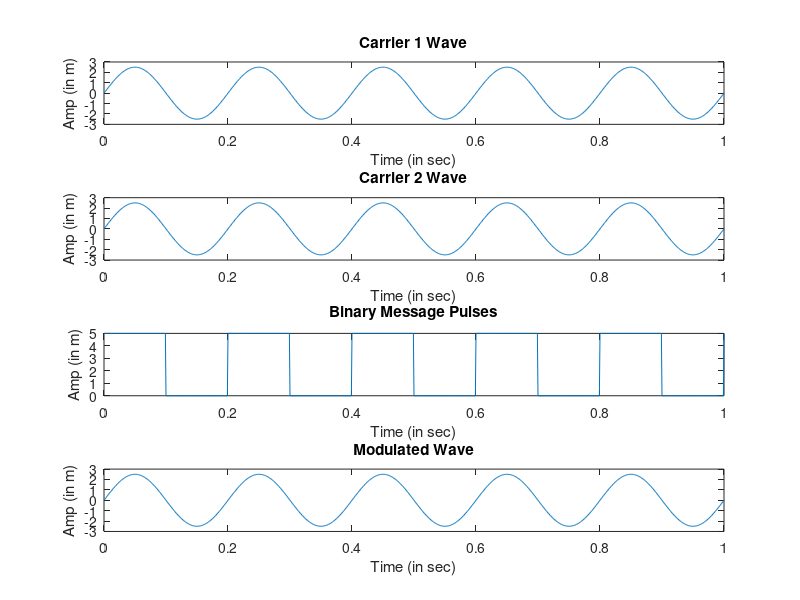

Here is the MATLAB script that generated this plot:
clc %for clearing the command window
close all %for closing all the window except command window
clear all %for deleting all the variables from the memory
fc1=input('Enter the freq of 1st Sine Wave carrier (in Hz):');
fc2=input('Enter the freq of 2nd Sine Wave carrier (in Hz):');
fp=input('Enter the freq of Periodic Binary pulse (Message) (in m):');
amp=input('Enter the amplitude (For Both Carrier & Binary Pulse Message) (in m):');
amp=amp/2;
t=0:0.001:1; % For setting the sampling interval
c1=amp.*sin(2*pi*fc1*t);% For Generating 1st Carrier Sine wave
c2=amp.*sin(2*pi*fc2*t);% For Generating 2nd Carrier Sine wave
subplot(4,1,1); %For Plotting The Carrier wave
plot(t,c1)
xlabel('Time (in sec)')
ylabel('Amp (in m)')
title('Carrier 1 Wave')
subplot(4,1,2)         %For Plotting The Carrier wave
plot(t,c2)
xlabel('Time (in sec)')
ylabel('Amp (in m)')
title('Carrier 2 Wave')
m=amp.*square(2*pi*fp*t)+amp;   %For Generating Square wave message
subplot(4,1,3)    %For Plotting The Square Binary Pulse (Message)
plot(t,m)
xlabel('Time (in sec)')
ylabel('Amp (in m)')
title('Binary Message Pulses')
for i=0:1000 %here we are generating the modulated wave
    if m(i+1)==0
        mm(i+1)=c2(i+1);
        else
        mm(i+1)=c1(i+1);
    end
end
subplot(4,1,4) %For Plotting The Modulated wave
plot(t,mm)
xlabel('Time (in sec)')
ylabel('Amp (in m)')
title('Modulated Wave')
